Frame 1 (no input): blank canvas, image omitted
Frame 60 (the mouse pressed at the canvas centre just before this capture): blank canvas, image omitted
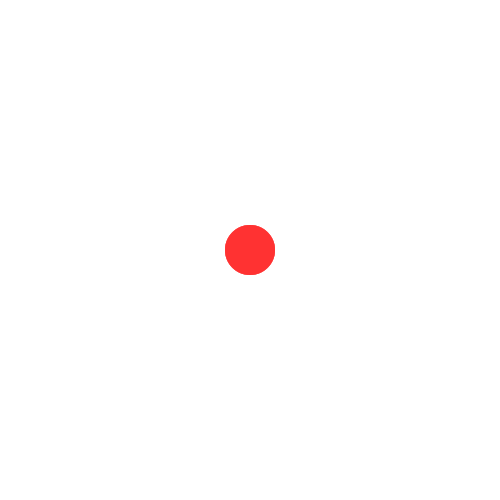
Frame 120 (the mouse held since frame 60 and released just before this capture)

The Processing sketch whose frames 1 and 60 were blank and that drew this single picture after the mouse press (run headless with seeded random() and noise(); from frame 60 on, the mouse is pressed at the canvas centre):

// Processing sketch: Practice_02
// ── Practice_02.pde
void setup() {
  size(500, 500);
  background(255);
}

void draw() {
  if (mouseY<height/2) {
    if (mouseX<width/2) {
      fill(0, 255, 0);
    } else {
      fill(0, 0, 255);
    }
  }
  if (mouseY>=height/2) {
    if (mouseX<width/2) {
      fill(255, 255, 0);
    } else {
      fill(255, 0, 0);
    }
  }

  noStroke();
  if (mousePressed) {
    ellipse(mouseX, mouseY, 50, 50);
  }

  fill(255, 50);
  rect(0, 0, width, height);
}
